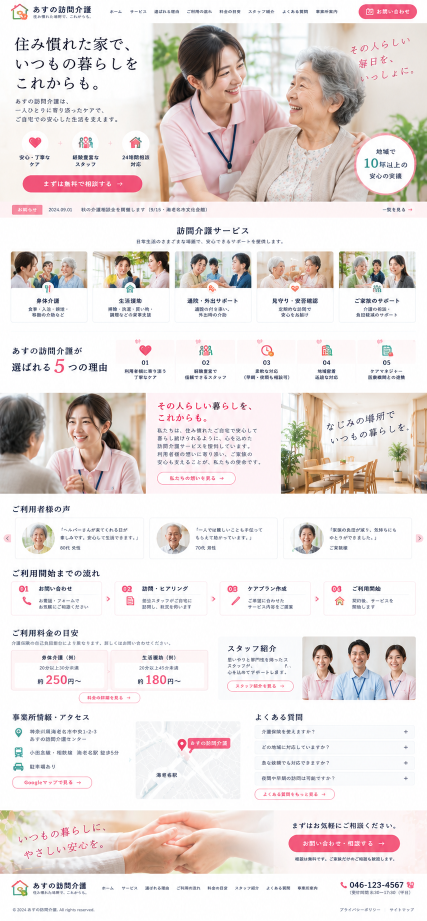
#> input picture templates/day-service-template/qa/reference.png, 854 x 1842 px (shown at 1/2 size)
$ python compare.py
#> lines starting #> are read from the running program, lines starting #| are printed output that depends on the picture
from pathlib import Path
from PIL import Image, ImageDraw

root = Path(__file__).parent
reference = Image.open(root / 'reference.png').convert('RGB')
#> reference is the input picture: PIL image 854x1842 RGB; mean R, G, B 232.3, 224.3, 222.5
rendered = Image.new('RGB', (854, 1872), 'white')
#> rendered: PIL image 854x1872 RGB; every value is 255
for name, y in [('top-final.png', 0), ('middle-final.png', 900), ('bottom-final.png', 972)]:
    tile = Image.open(root / name).convert('RGB')
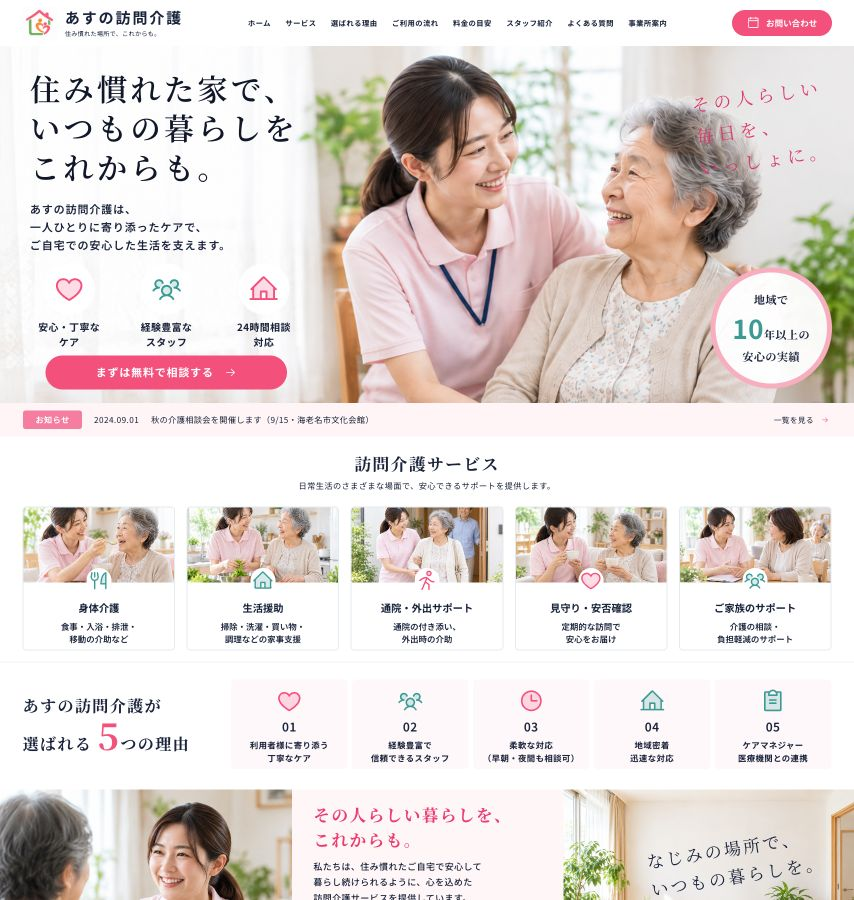
#> input picture templates/day-service-template/qa/top-final.png, 854 x 900 px
#> tile is the input picture: PIL image 854x900 RGB; mean R, G, B 226.5, 217.6, 214.5
    rendered.paste(tile, (0, y))
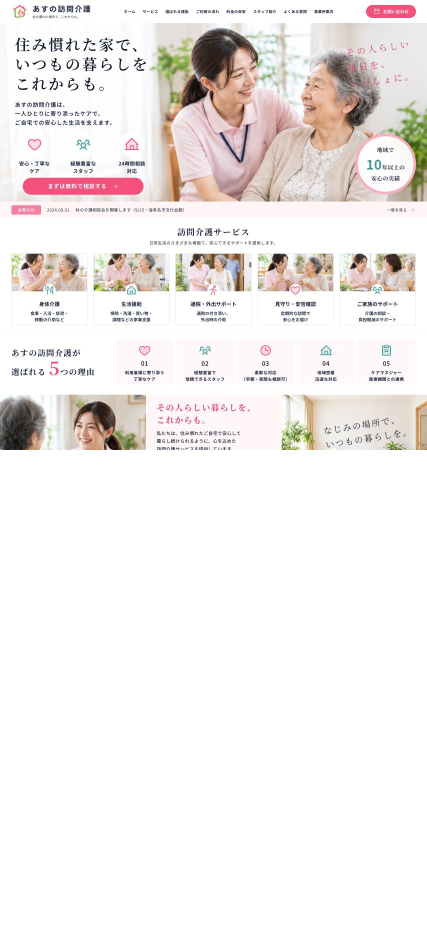
#> rendered: PIL image 854x1872 RGB (shown at 1/2 size); mean R, G, B 241.3, 237, 235.5
#> pass 2 of the loop `for name, y in [('top-final.png', 0), ('middle-final.png', 900), ('bot..`:
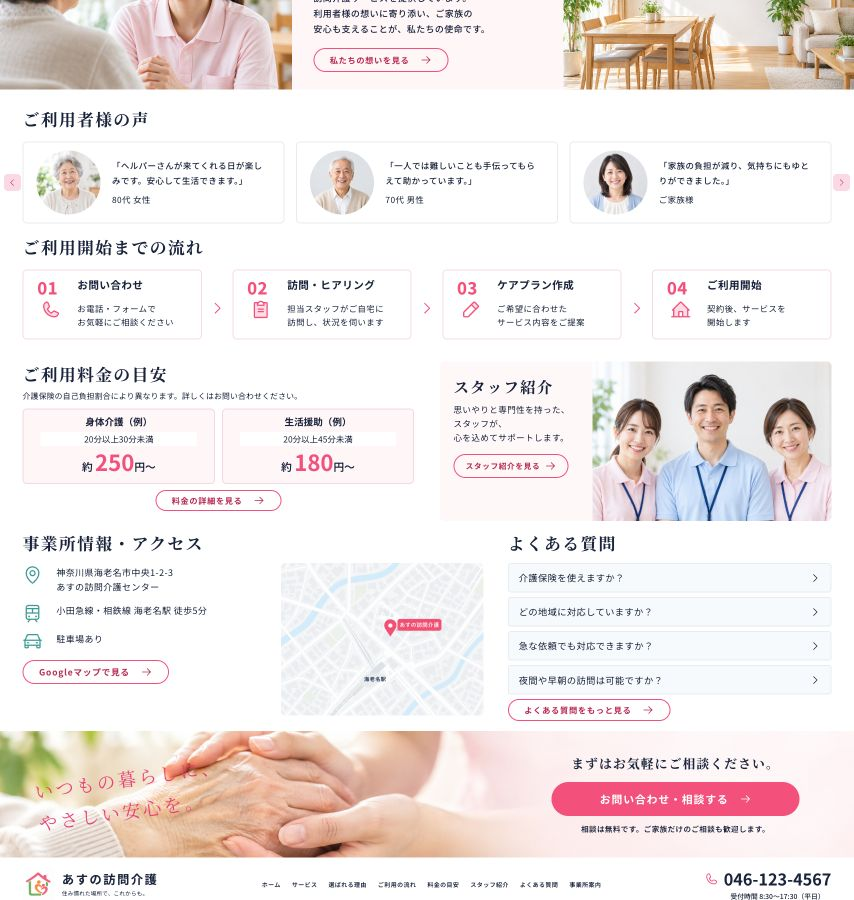
#> input picture templates/day-service-template/qa/middle-final.png, 854 x 900 px
#> tile is the input picture: PIL image 854x900 RGB; mean R, G, B 240.2, 232.7, 231.2
#> `rendered.paste(tile, (0, y))`:
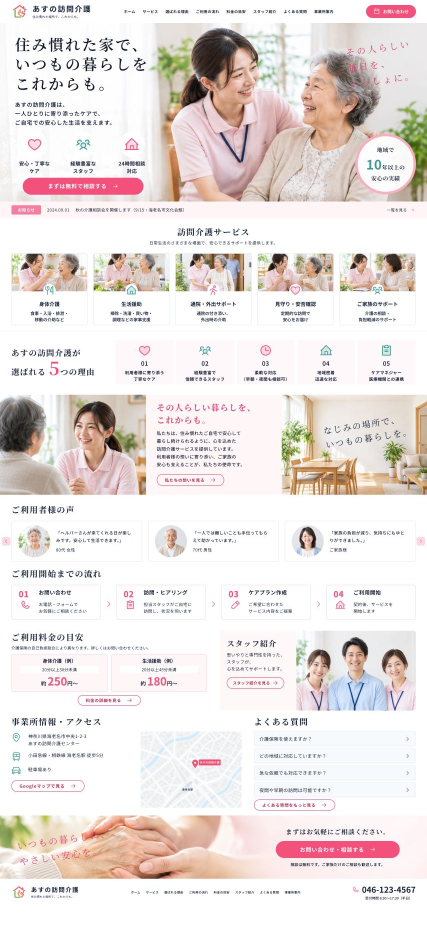
#> rendered: PIL image 854x1872 RGB (shown at 1/2 size); mean R, G, B 234.2, 226.3, 224.1
#> pass 3 of the loop `for name, y in [('top-final.png', 0), ('middle-final.png', 900), ('bot..`:
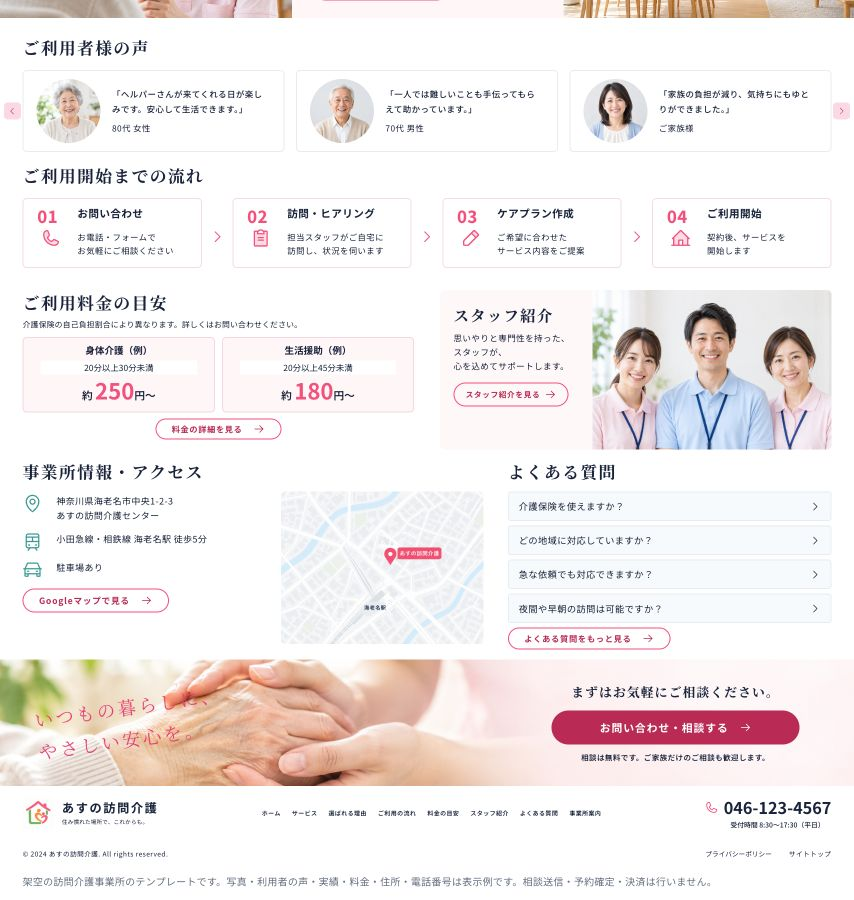
#> input picture templates/day-service-template/qa/bottom-final.png, 854 x 900 px
#> tile is the input picture: PIL image 854x900 RGB; mean R, G, B 242, 236.1, 235.5
#> `rendered.paste(tile, (0, y))`:
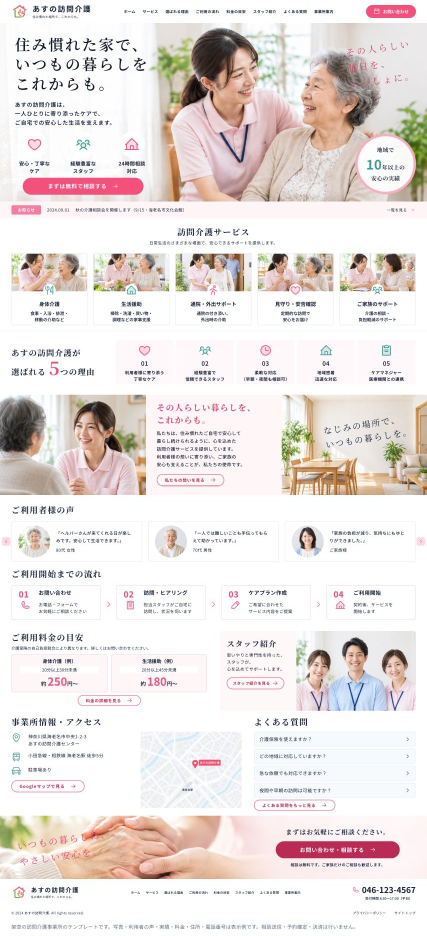
#> rendered: PIL image 854x1872 RGB (shown at 1/2 size); mean R, G, B 233.7, 225.9, 223.7
rendered.save(root / 'desktop-final.png')
comparison = Image.new('RGB', (1728, 1912), '#dddddd')
#> comparison: PIL image 1728x1912 RGB; every value is 221
draw = ImageDraw.Draw(comparison)
draw.text((12, 12), 'REFERENCE', fill='black')
draw.text((886, 12), 'IMPLEMENTATION', fill='black')
comparison.paste(reference, (0, 40))
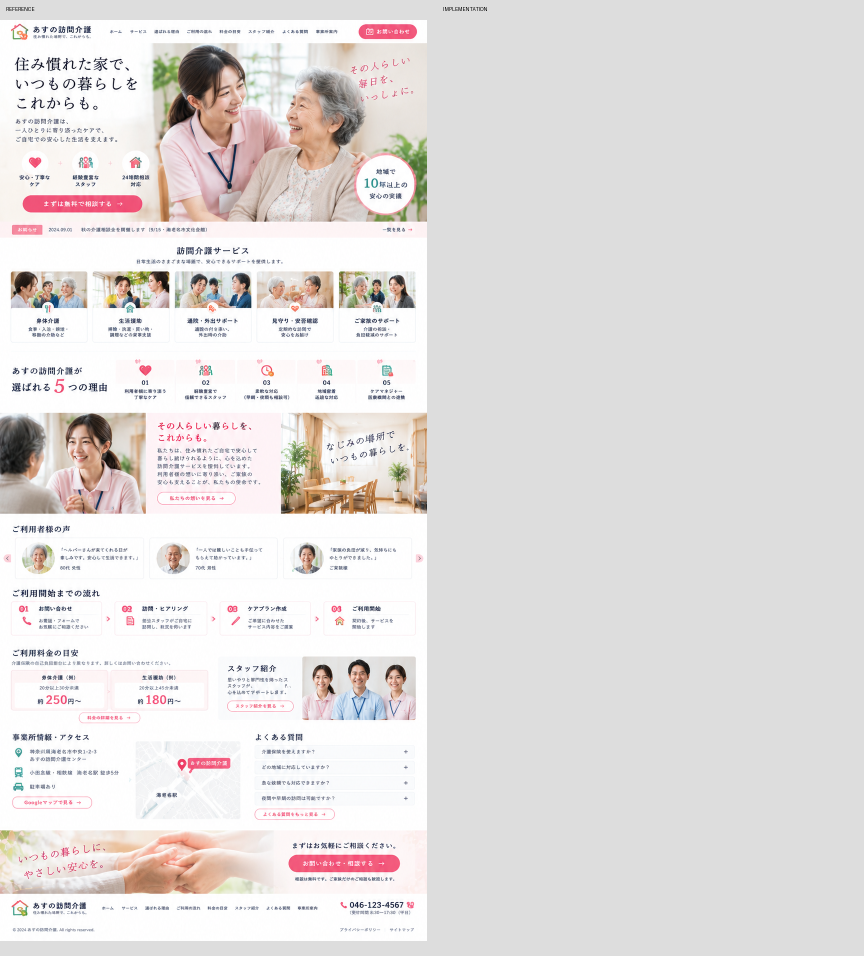
#> comparison: PIL image 1728x1912 RGB (shown at 1/2 size); mean R, G, B 226.3, 222.6, 221.7
comparison.paste(rendered, (874, 40))
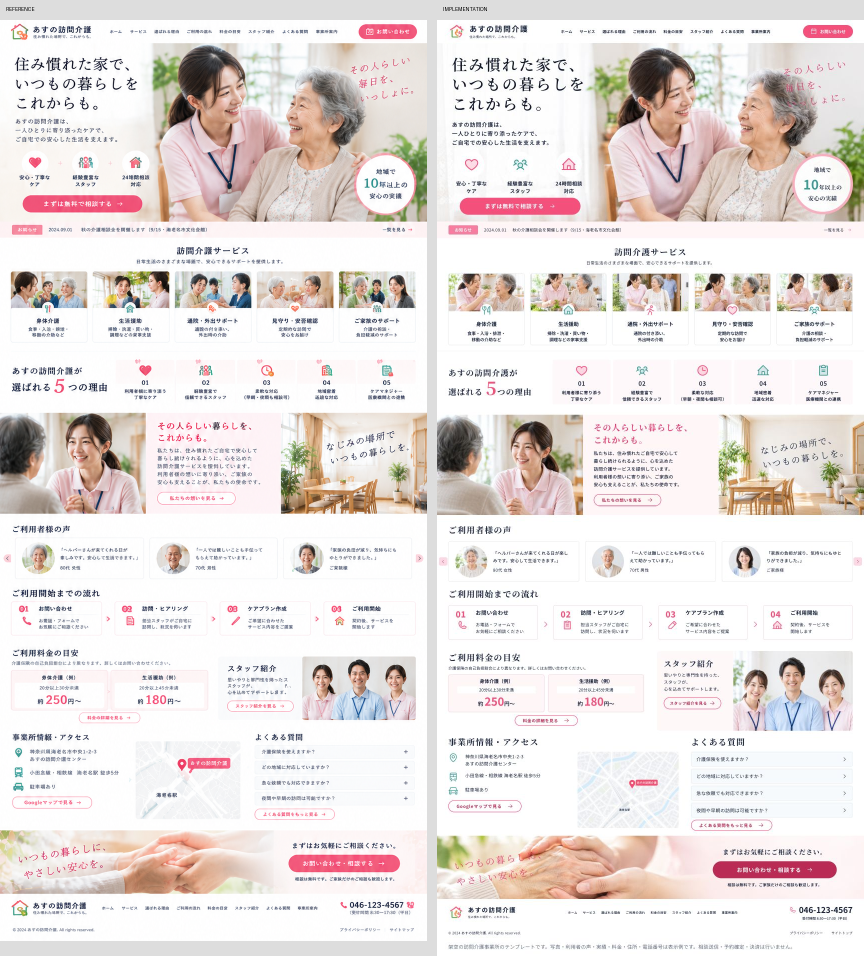
#> comparison: PIL image 1728x1912 RGB (shown at 1/2 size); mean R, G, B 232.5, 224.9, 223
comparison.save(root / 'comparison-final.png')
comparison.crop((0, 0, 1728, 847)).save(root / 'comparison-top-final.png')
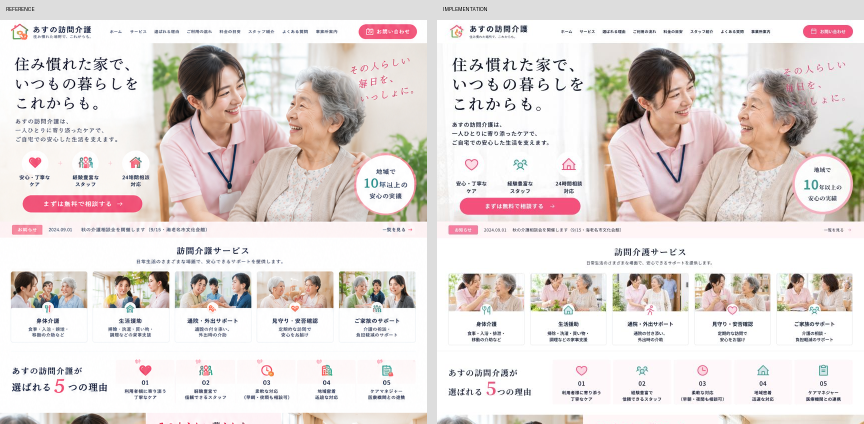
#> saved as comparison-top-final.png: PIL image 1728x847 RGB (shown at 1/2 size); mean R, G, B 227.1, 218.8, 216.5
comparison.crop((0, 847, 1728, 1912)).save(root / 'comparison-bottom-final.png')
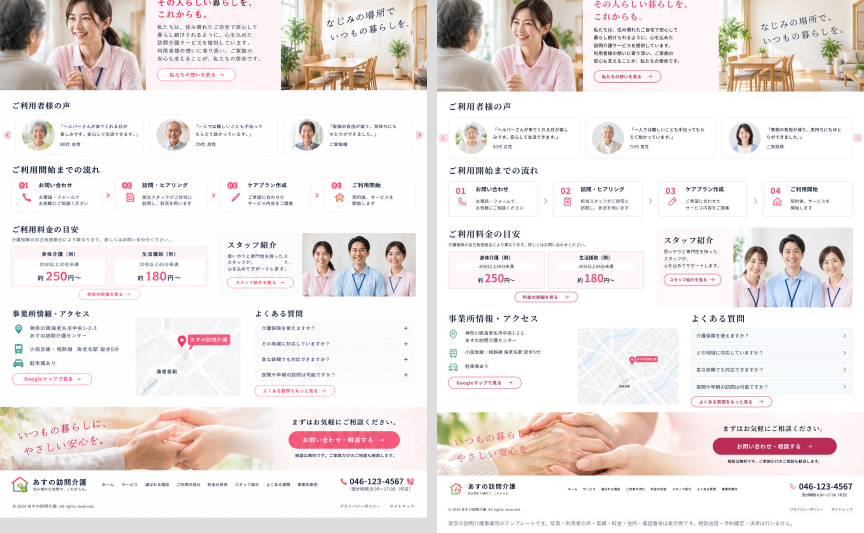
#> saved as comparison-bottom-final.png: PIL image 1728x1065 RGB (shown at 1/2 size); mean R, G, B 236.7, 229.7, 228.2
